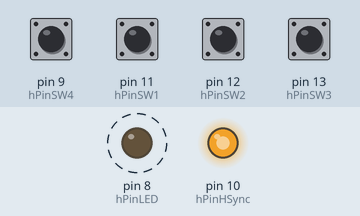
A sketch run on a simulated Arduino Uno, built with avr-gcc and run on an emulated ATmega328P. On the bench: output pins drawn as LEDs (lit = HIGH). Dashed ring = blinking. The test bench sets the inputs (shaded band); at power-on: pin 9 (hPinSW4), pin 11 (hPinSW1), pin 12 (hPinSW2), pin 13 (hPinSW3) HIGH. Sleep ends after the set time or at an interrupt; pins used as bus, display or sensor lines are not drawn; what the sketch prints to the serial monitor is not drawn.

Above: at 1.0 s.
Timing chart, 0 to 4.4 s (numbered marks = the images above):
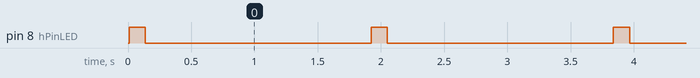

The sketch:

RetroVGen.ino
```cpp
/*
	"RetroVGen" : Retro RGB Video Signal Generator
	Hiroaki GOTO as GORRY / http://GORRY.hauN.org/
	2023/01/05 Version 20230105a
*/

/*
	Connections:

	D1	: Pixel output (150 ohms in series to each one of R, G, B)	 --> Pins 1, 2, 3 on DB15 socket
	D3	: Vertical Sync (68 ohms in series) --> Pin 14 on DB15 socket
	D8	: LED Flash sync with VSYNC
	D9	: mode sw 4
	D10 : Horizontal Sync (68 ohms in series) --> Pin 13 on DB15 socket
	D11 : mode sw 1
	D12 : mode sw 2
	D13 : mode sw 3

	Gnd : --> Pins 5, 6, 7, 8, 10 on DB15 socket
*/

#include "TimerHelpers.h"
#include <avr/pgmspace.h>
#include "screenFont.h"
#include <avr/sleep.h>
#include <Wire.h>

#include "original.h"
#include "videoparam.h"

#define BETA_ARDUINO ARDUINO < 100

const byte hPinHSync = 10;	// <------- HSYNC
const byte hPinVSync = 3;	// <------- VSYNC
const byte hPinPixel = 1;	// <------- Pixel data
const byte hPinMSPIM_SCK = 4;	// <-- we aren't using it directly
const byte hPinSW1 = 11;
const byte hPinSW2 = 12;
const byte hPinSW3 = 13;
const byte hPinSW4 = 9;
const byte hPinLED = 8;

const byte cScreenFontWidth = 8;
const byte cScreenFontHeight = 8;

const byte cScreenWidth = 50;
const byte cScreenHeight = 32;
byte sScreenBuffer[cScreenHeight][cScreenWidth];

const ScreenParam* sScr;

int16_t sVDispLines;
int16_t sVDispBlankLines;

volatile int16_t vLine;
volatile int8_t vVsyncCount1;
volatile int8_t vVsyncCount2;
volatile byte vHsyncMode;
volatile int16_t vHsyncCount;
volatile byte *vScreenBufferPtr;
volatile const byte* vScreenFontLine;

//==============================================================
// initialize
//==============================================================

void setup()
{
	ScreenParam screenParam;

	vLine = 0;

	// initial screen
	for (byte y = 0; y < cScreenHeight; y++) {
		for (byte x = 0; x < cScreenWidth; x++) {
			byte n = x;
			if (n < y) n = y;
			n = n % 10;
			sScreenBuffer[y][x] = '0' + (char)n;
		}
	}

	// mode switch
	pinMode(hPinSW1, INPUT_PULLUP);
	pinMode(hPinSW2, INPUT_PULLUP);
	pinMode(hPinSW3, INPUT_PULLUP);
	pinMode(hPinSW4, INPUT_PULLUP);
	int modesw =
		(digitalRead(hPinSW1) ? 0 : 1) |
		(digitalRead(hPinSW2) ? 0 : 2) |
		(digitalRead(hPinSW3) ? 0 : 4) |
		(digitalRead(hPinSW4) ? 0 : 8);
	memcpy_P(&screenParam, &sScreenParam[modesw], sizeof(screenParam));
	sScr = &screenParam;

	vHsyncMode = 0;
	vVsyncCount1 = 0;
	vVsyncCount2 = 0;

	// Calc Disp Lines and Disp Blank Lines
	{
		int16_t lines = sScr->mVerticalTotalLines - sScr->mVerticalSyncLines - sScr->mVerticalFrontPorch - sScr->mVerticalBackPorch;
		int16_t displines = sScr->mVerticalChars * (8 << sScr->mLineDoubler);
		sVDispBlankLines = lines - displines;
		if (sVDispBlankLines < 0) sVDispBlankLines = 0;
		sVDispLines = lines - sVDispBlankLines;
		if (sVDispLines < 0) sVDispLines = 0;
	}

	// screen mode print
	{
		const byte windoww = 18;
		const byte windowh = 4;
		for (byte y = 0; y < windowh; y++) {
			byte* p = &sScreenBuffer[y + ((sScr->mVerticalChars - windowh) >> 1)][((sScr->mHorizontalChars - windoww) >> 1)];
			memset(p, ' ', windoww);
		}
	}
	{
		const int windoww = 16;
		const int windowh = 2;
		memcpy(&sScreenBuffer[0 + ((sScr->mVerticalChars - windowh) >> 1)][0 + ((sScr->mHorizontalChars - windoww) >> 1)], sScr->mMsg1, windoww);
		memcpy(&sScreenBuffer[1 + ((sScr->mVerticalChars - windowh) >> 1)][0 + ((sScr->mHorizontalChars - windoww) >> 1)], sScr->mMsg2, windoww);
	}

	// vsync counter print
	{
		const byte windoww = 4;
		const byte windowh = 3;
		for (byte y = 0; y < windowh; y++) {
			byte* p = &sScreenBuffer[5 + y + ((sScr->mVerticalChars - windowh) >> 1)][((sScr->mHorizontalChars - windoww) >> 1)];
			memset(p, ' ', windoww);
		}
		{
			byte* p = &sScreenBuffer[6 + ((sScr->mVerticalChars - windowh) >> 1)][0 + ((sScr->mHorizontalChars - windoww) >> 1)];
			*(p++) = 0xff;
			*(p++) = vVsyncCount2 + '0';
			*(p++) = vVsyncCount1 + '0';
			*(p++) = 0xff;
		}
	}

	pinMode(hPinLED, OUTPUT);

	// disable Timer 0
	TIMSK0 = 0;						// no interrupts on Timer 0
	OCR0A = 0;						// and turn it off
	OCR0B = 0;

	// Timer 1 - horizontal sync pulses
	// Interrupt: TIMER1_OVF_vect
	pinMode(hPinHSync, OUTPUT);
	Timer1::setMode(15, Timer1::PRESCALE_1, Timer1::CLEAR_B_ON_COMPARE);
	OCR1A = sScr->mOCR1A;
	OCR1B = sScr->mOCR1A - sScr->mOCR1B;
	TIFR1 = _BV(TOV1);				// clear overflow flag
	TIMSK1 = _BV(TOIE1);			// interrupt on overflow on timer 1

	// Timer 2 - horizontal sync pulses
	// Interrupt: TIMER2_OVF_vect
	pinMode (hPinVSync, OUTPUT);
	digitalWrite(hPinVSync, 1);
	TIMSK2 = 0;						// no interrupts on Timer 0
	OCR2A = 0;						// and turn it off
	OCR2B = 0;

	// Set up USART in SPI mode (MSPIM)
	// baud rate must be zero before enabling the transmitter
	UBRR0 = 0;						// USART Baud Rate Register
	pinMode(hPinMSPIM_SCK, OUTPUT);		// set XCK pin as output to enable master mode
	UCSR0B = 0;
	UCSR0C = _BV(UMSEL00) | _BV(UMSEL01) | _BV(UCPHA0) | _BV(UCPOL0);	// Master SPI mode

	// prepare to sleep between horizontal sync pulses
	set_sleep_mode(SLEEP_MODE_IDLE);
}

//==============================================================
// called by interrupt service routine when incoming data arrives
//==============================================================

// ISR: Hsync pulse
ISR (TIMER1_OVF_vect) {
}	// end of TIMER1_OVF_vect


//==============================================================
// main loop
//==============================================================

#define GetScreenBufferPtr() \
	line = sVDispLines - vHsyncCount;				\
	l = (line >> sScr->mLineDoubler);				\
	vScreenFontLine = &screen_font[l & 0x07][0];	\
	vScreenBufferPtr = &(sScreenBuffer[l>>3][0]);	\
	\

void loop()
{
	register uint16_t line;
	register uint16_t l;
	register byte* p;

	switch (vHsyncMode) {
	case 0: // Before Start
		// VSYNC Start
		digitalWrite(hPinVSync, 1);

		// Update Display Counter and VSYNC LED
		{
			byte c = (((vVsyncCount2 > 0) || (vVsyncCount1 >= 4)) ? ' ' : 0xff);
			{
				const byte windoww = 4;
				const byte windowh = 3;
				byte* p = &sScreenBuffer[6 + ((sScr->mVerticalChars - windowh) >> 1)][0 + ((sScr->mHorizontalChars - windoww) >> 1)];
				*(p++) = c;
				*(p++) = vVsyncCount2 + '0';
				*(p++) = vVsyncCount1 + '0';
				*(p++) = c;
			}
			digitalWrite(hPinLED, (c != ' '));
		}

		vHsyncMode = 1;
		vHsyncCount = sScr->mVerticalSyncLines;
		break;

	case 1: // Sync Line
		if (--vHsyncCount == 0) {
			// VSYNC End
			digitalWrite(hPinVSync, 0);

			vHsyncMode = 2;
			vHsyncCount = sScr->mVerticalBackPorch;
		}
		break;

	case 2: // Back Porch
		if (--vHsyncCount == 0) {
			vHsyncMode = 3;
			vHsyncCount = sVDispLines;

			GetScreenBufferPtr();
		}
		break;

	case 3: // Disp Line

		// blit pixel data to screen
		{
			register byte i = sScr->mHorizontalChars;
			register byte *p = vScreenBufferPtr;
			register byte* fontline = vScreenFontLine;

			register byte* q = fontline + (*p);
			register byte c = pgm_read_byte(q);

			// turn transmitter on
			UCSR0B = _BV(TXEN0);	// transmit enable (starts transmitting white)

			do {
				UDR0 = c;
				(void)pgm_read_byte(q);	// wait
				p++;

				q = fontline + (*p);
				c = pgm_read_byte(q);
			} while (--i);

			// wait transmitter done
			while (!(UCSR0A & _BV(TXC0))) {
				// blank
			}

			(void)pgm_read_byte(q);	// wait

			// disable transmit
			UCSR0B = 0;		// drop back to black
		}

		if (--vHsyncCount == 0) {
			if (sVDispBlankLines > 0) {
				vHsyncMode = 4;
				vHsyncCount = sVDispBlankLines;
			} else {
				vHsyncMode = 5;
				vHsyncCount = sScr->mVerticalFrontPorch;
			}
		} else {
			GetScreenBufferPtr();
		}

		break;

	case 4: // Disp Blank Line
		if (--vHsyncCount == 0) {
			vHsyncMode = 5;
			vHsyncCount = sScr->mVerticalFrontPorch;
		}
		break;

	case 5: // Front Porch
		if (--vHsyncCount == 0) {
			// Update VSYNC Counter
			vVsyncCount1++;
			if (vVsyncCount1 >= 10) {
				vVsyncCount1 = 0;
				vVsyncCount2++;
				if (vVsyncCount2 >= 6) {
					vVsyncCount2 = 0;
				}
			}

			vHsyncMode = 0;
			vHsyncCount = 1;
		}
		break;
	}

	sleep_mode();
}	// end of loop

// [EOF]
```

TimerHelpers.h
```cpp
// (licence header left out)
#ifndef _TimerHelpers_h
#define _TimerHelpers_h

#if defined(ARDUINO) && ARDUINO >= 100
  #include "Arduino.h"
#else
  #include "WProgram.h"
#endif

/* ---------------------------------------------------------------
 Timer 0 setup
 --------------------------------------------------------------- */

namespace Timer0
{
  // TCCR0A, TCCR0B
  const byte Modes [8] [2] =
  {

  { 0,                         0 },            // 0: Normal, top = 0xFF
  { _BV (WGM00),               0 },            // 1: PWM, Phase-correct, top = 0xFF
  {               _BV (WGM01), 0 },            // 2: CTC, top = OCR0A
  { _BV (WGM00) | _BV (WGM01), 0 },            // 3: Fast PWM, top = 0xFF
  { 0,                         _BV (WGM02) },  // 4: Reserved
  { _BV (WGM00),               _BV (WGM02) },  // 5: PWM, Phase-correct, top = OCR0A
  {               _BV (WGM01), _BV (WGM02) },  // 6: Reserved
  { _BV (WGM00) | _BV (WGM01), _BV (WGM02) },  // 7: Fast PWM, top = OCR0A

  };  // end of Timer0::Modes

  // Activation
  // Note: T0 is pin 6, Arduino port: D4
  enum { NO_CLOCK, PRESCALE_1, PRESCALE_8, PRESCALE_64, PRESCALE_256, PRESCALE_1024, T0_FALLING, T0_RISING };

  // what ports to toggle on timer fire
  enum { NO_PORT = 0,

    // pin 12, Arduino port: D6
    TOGGLE_A_ON_COMPARE  = _BV (COM0A0),
    CLEAR_A_ON_COMPARE   = _BV (COM0A1),
    SET_A_ON_COMPARE     = _BV (COM0A0) | _BV (COM0A1),

    // pin 11, Arduino port: D5
    TOGGLE_B_ON_COMPARE  = _BV (COM0B0),
    CLEAR_B_ON_COMPARE   = _BV (COM0B1),
    SET_B_ON_COMPARE     = _BV (COM0B0) | _BV (COM0B1),
  };


  // choose a timer mode, set which clock speed, and which port to toggle
  void setMode (const byte mode, const byte clock, const byte port)
  {
  if (mode < 0 || mode > 7)  // sanity check
    return;

  // reset existing flags
  TCCR0A = 0;
  TCCR0B = 0;

  TCCR0A |= (Modes [mode] [0]) | port;
  TCCR0B |= (Modes [mode] [1]) | clock;
  }  // end of Timer0::setMode

}  // end of namespace Timer0

/* ---------------------------------------------------------------
 Timer 1 setup
 --------------------------------------------------------------- */

namespace Timer1
{
  // TCCR1A, TCCR1B
  const byte Modes [16] [2] =
  {

  { 0,                         0 },            // 0: Normal, top = 0xFFFF
  { _BV (WGM10),               0 },            // 1: PWM, Phase-correct, 8 bit, top = 0xFF
  {               _BV (WGM11), 0 },            // 2: PWM, Phase-correct, 9 bit, top = 0x1FF
  { _BV (WGM10) | _BV (WGM11), 0 },            // 3: PWM, Phase-correct, 10 bit, top = 0x3FF
  { 0,                         _BV (WGM12) },  // 4: CTC, top = OCR1A
  { _BV (WGM10),               _BV (WGM12) },  // 5: Fast PWM, 8 bit, top = 0xFF
  {               _BV (WGM11), _BV (WGM12) },  // 6: Fast PWM, 9 bit, top = 0x1FF
  { _BV (WGM10) | _BV (WGM11), _BV (WGM12) },  // 7: Fast PWM, 10 bit, top = 0x3FF
  { 0,                                       _BV (WGM13) },  // 8: PWM, phase and frequency correct, top = ICR1
  { _BV (WGM10),                             _BV (WGM13) },  // 9: PWM, phase and frequency correct, top = OCR1A
  {               _BV (WGM11),               _BV (WGM13) },  // 10: PWM, phase correct, top = ICR1A
  { _BV (WGM10) | _BV (WGM11),               _BV (WGM13) },  // 11: PWM, phase correct, top = OCR1A
  { 0,                         _BV (WGM12) | _BV (WGM13) },  // 12: CTC, top = ICR1
  { _BV (WGM10),               _BV (WGM12) | _BV (WGM13) },  // 13: reserved
  {               _BV (WGM11), _BV (WGM12) | _BV (WGM13) },  // 14: Fast PWM, TOP = ICR1
  { _BV (WGM10) | _BV (WGM11), _BV (WGM12) | _BV (WGM13) },  // 15: Fast PWM, TOP = OCR1A

  };  // end of Timer1::Modes

  // Activation
  // Note: T1 is pin 11, Arduino port: D5
  enum { NO_CLOCK, PRESCALE_1, PRESCALE_8, PRESCALE_64, PRESCALE_256, PRESCALE_1024, T1_FALLING, T1_RISING };

  // what ports to toggle on timer fire
  enum { NO_PORT = 0,

    // pin 15, Arduino port: D9
    TOGGLE_A_ON_COMPARE  = _BV (COM1A0),
    CLEAR_A_ON_COMPARE   = _BV (COM1A1),
    SET_A_ON_COMPARE     = _BV (COM1A0) | _BV (COM1A1),

    // pin 16, Arduino port: D10
    TOGGLE_B_ON_COMPARE  = _BV (COM1B0),
    CLEAR_B_ON_COMPARE   = _BV (COM1B1),
    SET_B_ON_COMPARE     = _BV (COM1B0) | _BV (COM1B1),
  };

  // choose a timer mode, set which clock speed, and which port to toggle
  void setMode (const byte mode, const byte clock, const byte port)
  {
  if (mode < 0 || mode > 15)  // sanity check
    return;

  // reset existing flags
  TCCR1A = 0;
  TCCR1B = 0;

  TCCR1A |= (Modes [mode] [0]) | port;
  TCCR1B |= (Modes [mode] [1]) | clock;
  }  // end of Timer1::setMode

}  // end of namespace Timer1

/* ---------------------------------------------------------------
 Timer 2 setup
 --------------------------------------------------------------- */

namespace Timer2
{
  // TCCR2A, TCCR2B
  const byte Modes [8] [2] =
  {

  { 0,                         0 },            // 0: Normal, top = 0xFF
  { _BV (WGM20),               0 },            // 1: PWM, Phase-correct, top = 0xFF
  {               _BV (WGM21), 0 },            // 2: CTC, top = OCR2A
  { _BV (WGM20) | _BV (WGM21), 0 },            // 3: Fast PWM, top = 0xFF
  { 0,                         _BV (WGM22) },  // 4: Reserved
  { _BV (WGM20),               _BV (WGM22) },  // 5: PWM, Phase-correct, top = OCR2A
  {               _BV (WGM21), _BV (WGM22) },  // 6: Reserved
  { _BV (WGM20) | _BV (WGM21), _BV (WGM22) },  // 7: Fast PWM, top = OCR2A

  };  // end of Timer2::Modes

  // Activation
  enum { NO_CLOCK, PRESCALE_1, PRESCALE_8, PRESCALE_32, PRESCALE_64, PRESCALE_128, PRESCALE_256, PRESCALE_1024 };

  // what ports to toggle on timer fire
  enum { NO_PORT = 0,

    // pin 17, Arduino port: D11
    TOGGLE_A_ON_COMPARE  = _BV (COM2A0),
    CLEAR_A_ON_COMPARE   = _BV (COM2A1),
    SET_A_ON_COMPARE     = _BV (COM2A0) | _BV (COM2A1),

    // pin 5, Arduino port: D3
    TOGGLE_B_ON_COMPARE  = _BV (COM2B0),
    CLEAR_B_ON_COMPARE   = _BV (COM2B1),
    SET_B_ON_COMPARE     = _BV (COM2B0) | _BV (COM2B1),
  };


  // choose a timer mode, set which clock speed, and which port to toggle
  void setMode (const byte mode, const byte clock, const byte port)
  {
  if (mode < 0 || mode > 7)  // sanity check
    return;

  // reset existing flags
  TCCR2A = 0;
  TCCR2B = 0;

  TCCR2A |= (Modes [mode] [0]) | port;
  TCCR2B |= (Modes [mode] [1]) | clock;
  }  // end of Timer2::setMode

}  // end of namespace Timer2

#endif
```

original.h
```cpp
// ============
//   ORIGINAL
// ============

/*
 VGA video generation

 Author:   Nick Gammon
 Date:     20th April 2012
 Version:  1.2

 Version 1.0: initial release
 Version 1.1: code cleanups
 Version 1.2: more cleanups, added clear screen (0x0C), added scrolling


 PERMISSION TO DISTRIBUTE

 Permission is hereby granted, free of charge, to any person obtaining a copy of this software
 and associated documentation files (the "Software"), to deal in the Software without restriction,
 including without limitation the rights to use, copy, modify, merge, publish, distribute, sublicense,
 and/or sell copies of the Software, and to permit persons to whom the Software is furnished to do so,
 subject to the following conditions:

 The above copyright notice and this permission notice shall be included in
 all copies or substantial portions of the Software.


 LIMITATION OF LIABILITY

 The software is provided "as is", without warranty of any kind, express or implied,
 including but not limited to the warranties of merchantability, fitness for a particular
 purpose and noninfringement. In no event shall the authors or copyright holders be liable
 for any claim, damages or other liability, whether in an action of contract,
 tort or otherwise, arising from, out of or in connection with the software
 or the use or other dealings in the software.

*/
```

Source omitted: screenFont.h (data table, 13063 bytes), videoparam.h (5776 bytes)

Measured:
- by itself, pin 8 (hPinLED): alternates HIGH for 0.13 s and LOW for 1.8 s
